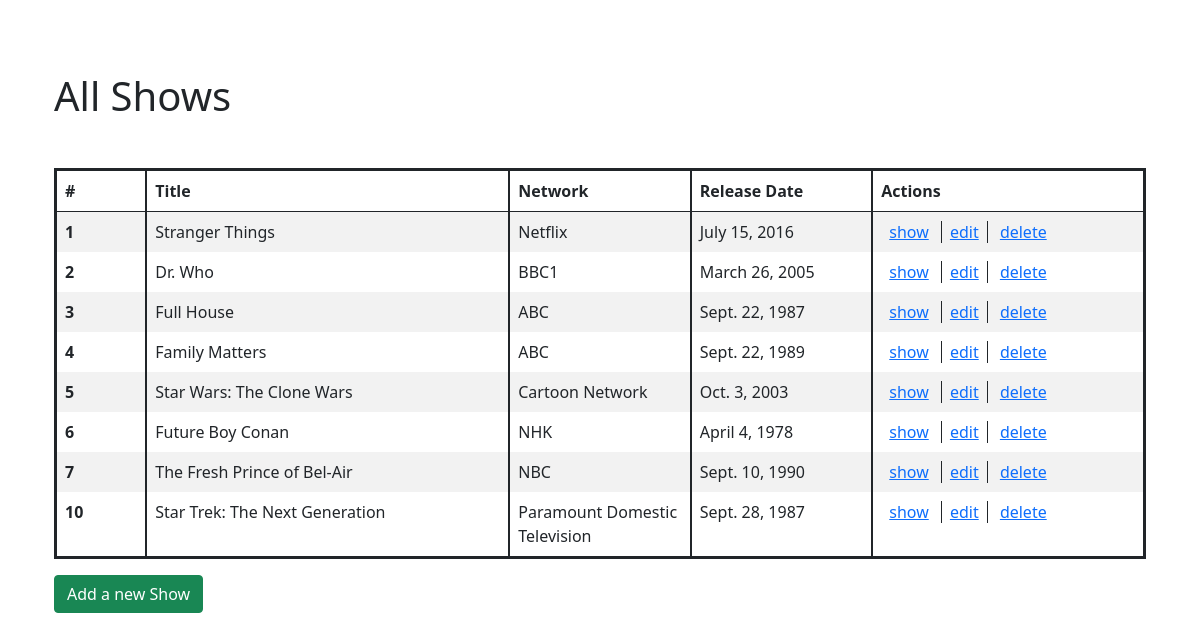
/shows, run on the app's committed database.
### tv/models.py (models this page shows)
class Show(models.Model):
    title = models.CharField(max_length=200)
    network = models.CharField(max_length=200)
    release_date = models.DateField(auto_now=False)
    desc = models.TextField(null=True)
    created_at = models.DateTimeField(auto_now_add=True)
    updated_at = models.DateTimeField(auto_now=True)

### tv/views.py (the view)
# urls.py: path('shows', views.shows),
def shows(request):
    context = {
        'all_shows': Show.objects.all()
    }
    return render(request, 'shows.html', context)

### tv/templates/shows.html (shortened to what this page needs)
<!DOCTYPE html>
<html lang="en">
<head>
    <link href="https://cdn.jsdelivr.net/npm/bootstrap@5.0.2/dist/css/bootstrap.min.css" rel="stylesheet">
</head>
<body>
    <body>
    <div class="container p-4">
        <h1 class="mt-5 text-left col-10">All Shows</h1>
        <table class="border border-3 border-dark mt-5 table table-striped">
            <thead>
                <tr class="border border-bottom-1 border-dark">
                    <th scope="col" class=" border-2 border-dark border-top-0 border-bottom-0">#</th>
                    <th scope="col" class=" border-2 border-dark border-top-0 border-bottom-0">Title</th>
                    <th scope="col" class=" border-2 border-dark border-top-0 border-bottom-0">Network</th>
                    <th scope="col" class=" border-2 border-dark border-top-0 border-bottom-0">Release Date</th>
                    <th scope="col" class=" border-2 border-dark border-top-0 border-bottom-0">Actions</th>
                </tr>
            </thead>
            <tbody>
                {% for show in all_shows %}
                <tr>
                        <th class="col-sm-1 border-2 border-dark border-top-0 border-bottom-0">{{show.id}}</th>
                        <td class="col-sm-4 border-2 border-dark border-top-0 border-bottom-0">{{show.title}}</td>
                        <td class="col-sm-2 border-2 border-dark border-top-0 border-bottom-0">{{show.network}}</td>
                        <td class="col-sm-2 border-2 border-dark border-top-0 border-bottom-0">{{show.release_date}}</td>
                        <td class="col-sm-3 border-2 border-dark border-top-0 border-bottom-0">
                            <a class="ps-2 pe-2" href="shows/{{show.id}}">show</a>
                            <a class="ps-2 pe-2 border-start border-end border-dark" href="shows/{{show.id}}/edit" name="edit">edit</a>
                            <a class="ps-2 pe-2" method='post' href="shows/{{show.id}}/destroy">delete</a>
                        </td>
                </tr>
                {% endfor %}
            </tbody>
        </table>
        <div>
            <a class="btn btn-success" href="{% url 'shows/new' %}"> Add a new Show</a>
        </div>
    </div>
</body>
</html>

### data on the page
Show: id "1", title "Stranger Things", network "Netflix", release_date "July 15, 2016"
Show: id "2", title "Dr. Who", network "BBC1", release_date "March 26, 2005"
Show: id "3", title "Full House", network "ABC", release_date "Sept. 22, 1987"
Show: id "4", title "Family Matters", network "ABC", release_date "Sept. 22, 1989"
Show: id "5", title "Star Wars: The Clone Wars", network "Cartoon Network", release_date "Oct. 3, 2003"
Show: id "6", title "Future Boy Conan", network "NHK", release_date "April 4, 1978"
Show: id "7", title "The Fresh Prince of Bel-Air", network "NBC", release_date "Sept. 10, 1990"
Show: id "10", title "Star Trek: The Next Generation", network "Paramount Domestic Television", release_date "Sept. 28, 1987"
